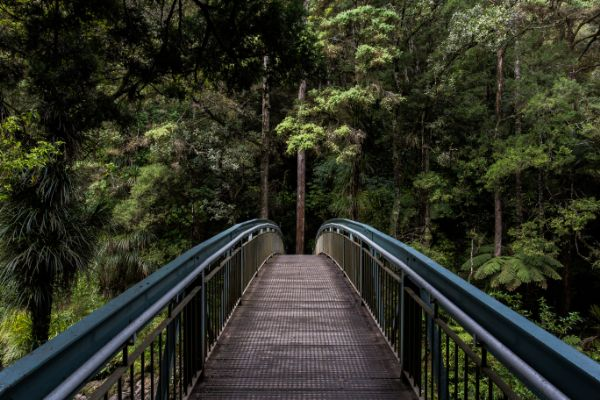
#> input picture assets/images/bai9/bridge.jpg, 600 x 400 px
$ python convolution.py
#> lines starting #> are read from the running program, lines starting #| are printed output that depends on the picture
import cv2
import numpy as np
import matplotlib.pyplot as plt

test = cv2.imread('bridge.jpg')
#> test is the input picture: shape (400, 600, 3); mean B, G, R 36.5, 49.4, 47.2
gray = cv2.cvtColor(test, cv2.COLOR_BGR2GRAY)
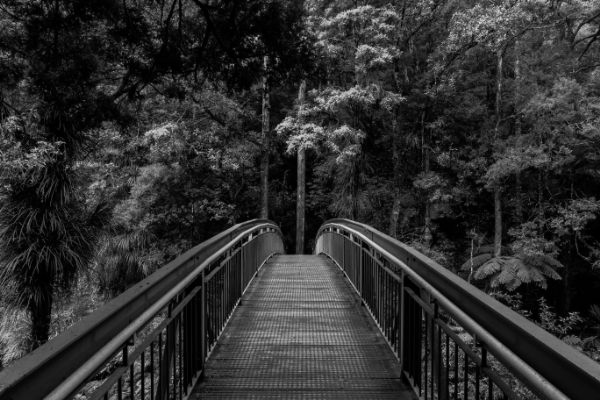
#> gray: shape (400, 600); min 0, max 227, mean 47.3

def convolute(X, kernel, stride = 1, padding = 0):
  x_h,x_w = X.shape
  k_h,k_w = kernel.shape

  height = (x_h + 2*padding - k_h)//stride + 1
  width = (x_w + 2*padding - k_w)//stride + 1

  Y = np.zeros((height,width))

  for i in range(0,x_h-k_h,stride):
    for j in range(0,x_w-k_w,stride):
      if (i<height and j<width):
        Y[i,j] = np.sum(np.multiply(X[i:i+k_h,j:j+k_w],kernel))
  return Y

def normalize_range(img):
    img[img > 255] = 255
    img[img < 0] = 0
    return img

f_x = np.array([[-1,-1,-1],
                [0,0,0],
                [1,1,1]])

f_y = np.array([[-1,0,1],
                [-1,0,1],
                [-1,0,1]])

conv_img1 = convolute(gray,f_x)
#> after the loop in convolute, `for i in range(0,x_h-k_h,stride):`:
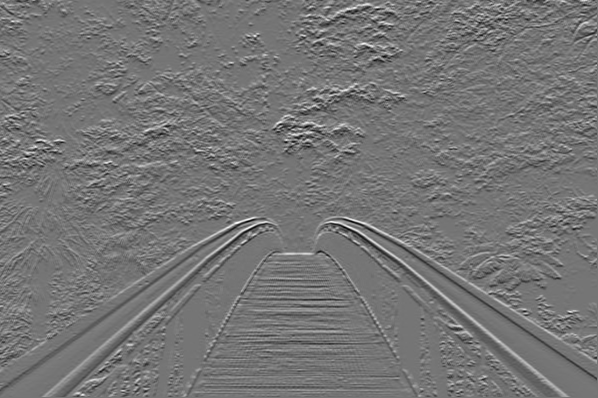
#> Y: shape (398, 598) float64; min -375, max 438, mean -0.1; drawn with min black and max white
conv_img2 = convolute(gray,f_y)
#> call 2 of convolute, with kernel = array of shape (3, 3), stride = 1, padding = 0
#> after the loop in convolute (call 2), `for i in range(0,x_h-k_h,stride):`:
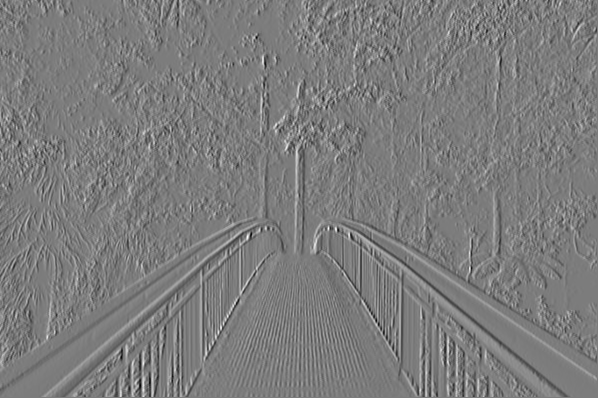
#> Y: shape (398, 598) float64; min -443, max 464, mean -0.2; drawn with min black and max white

conv_img1 = normalize_range(conv_img1)
#> in normalize_range, `img[img > 255] = 255`:
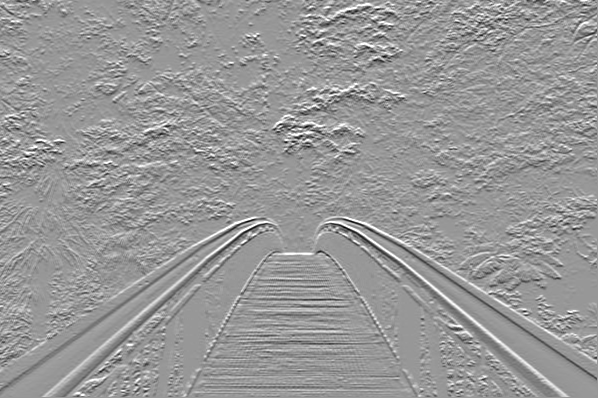
#> img: shape (398, 598) float64; min -375, max 255, mean -0.2; drawn with min black and max white
#> in normalize_range, `img[img < 0] = 0`:
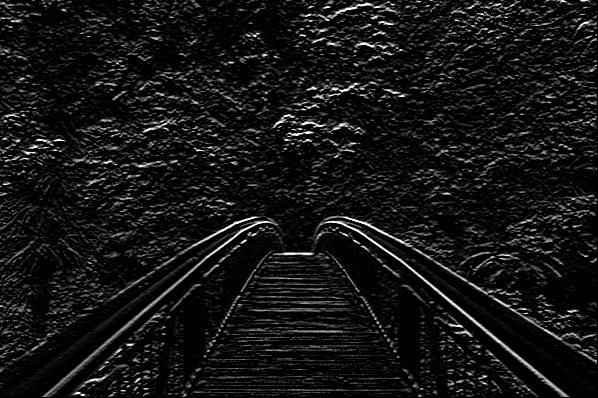
#> img: shape (398, 598) float64; min 0, max 255, mean 19.8
conv_img2 = normalize_range(conv_img2)
#> in normalize_range (call 2), `img[img > 255] = 255`:
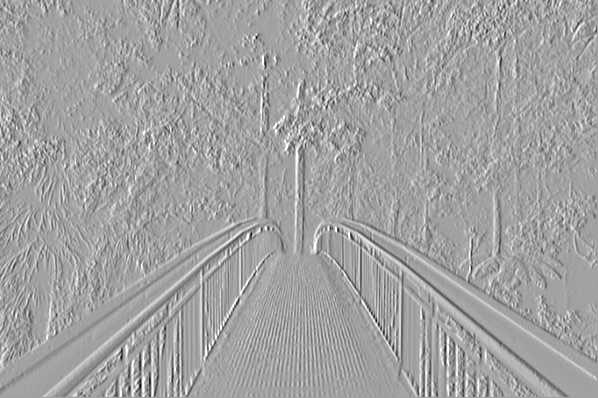
#> img: shape (398, 598) float64; min -443, max 255, mean -0.2; drawn with min black and max white
#> in normalize_range (call 2), `img[img < 0] = 0`:
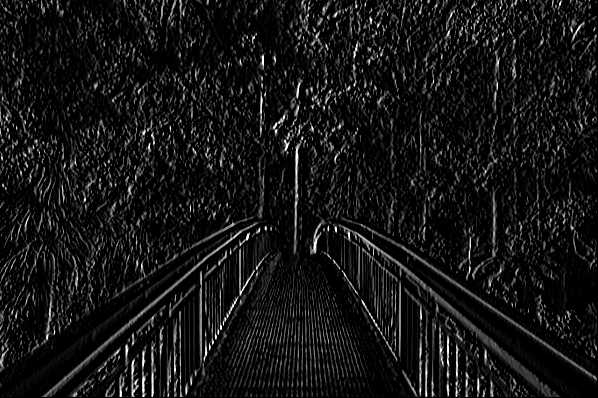
#> img: shape (398, 598) float64; min 0, max 255, mean 20.6

imgs = [gray,conv_img1,conv_img2]
rows = 1
columns = 3
names = ['Original','Conv Vertical','Conv Horizontal']

fig = plt.figure(figsize=(30, 30))
for i in range(0,3):
  fig.add_subplot(rows, columns, i+1)
  plt.imshow(imgs[i],cmap='gray')
  plt.axis('off')
  plt.title(names[i])

plt.show()

$ run again, with assets/images/bai9/anh15.jpg copied over assets/images/bai9/bridge.jpg
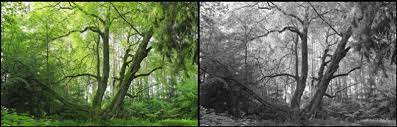
#> input picture assets/images/bai9/anh15.jpg, 397 x 127 px
#> test is the input picture: shape (127, 397, 3); mean B, G, R 85, 113, 102.1
#> after the loop in convolute (call 2), `for i in range(0,x_h-k_h,stride):`:
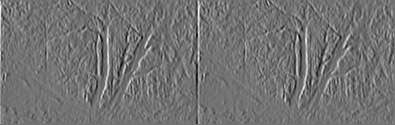
#> Y: shape (125, 395) float64; min -526, max 642, mean 0.5; drawn with min black and max white
#> in normalize_range (call 2), `img[img < 0] = 0`:
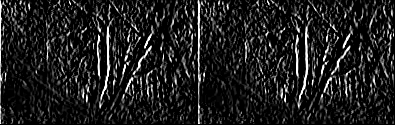
#> img: shape (125, 395) float64; min 0, max 255, mean 30.7

$ run again, with assets/images/bai9/anh22.jpg copied over assets/images/bai9/bridge.jpg
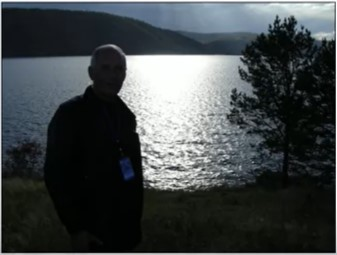
#> input picture assets/images/bai9/anh22.jpg, 337 x 255 px
#> test is the input picture: shape (255, 337, 3); mean B, G, R 72, 70.5, 65
#> after the loop in convolute (call 2), `for i in range(0,x_h-k_h,stride):`:
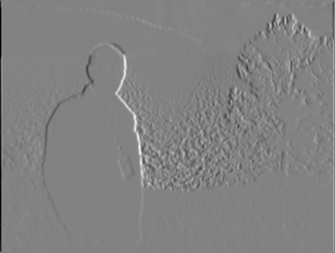
#> Y: shape (253, 335) float64; min -639, max 609, mean -1.8; drawn with min black and max white
#> in normalize_range (call 2), `img[img < 0] = 0`:
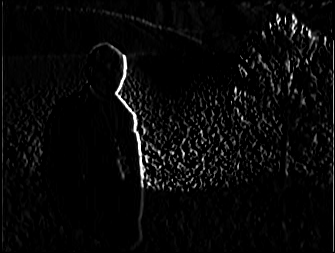
#> img: shape (253, 335) float64; min 0, max 255, mean 8.7
